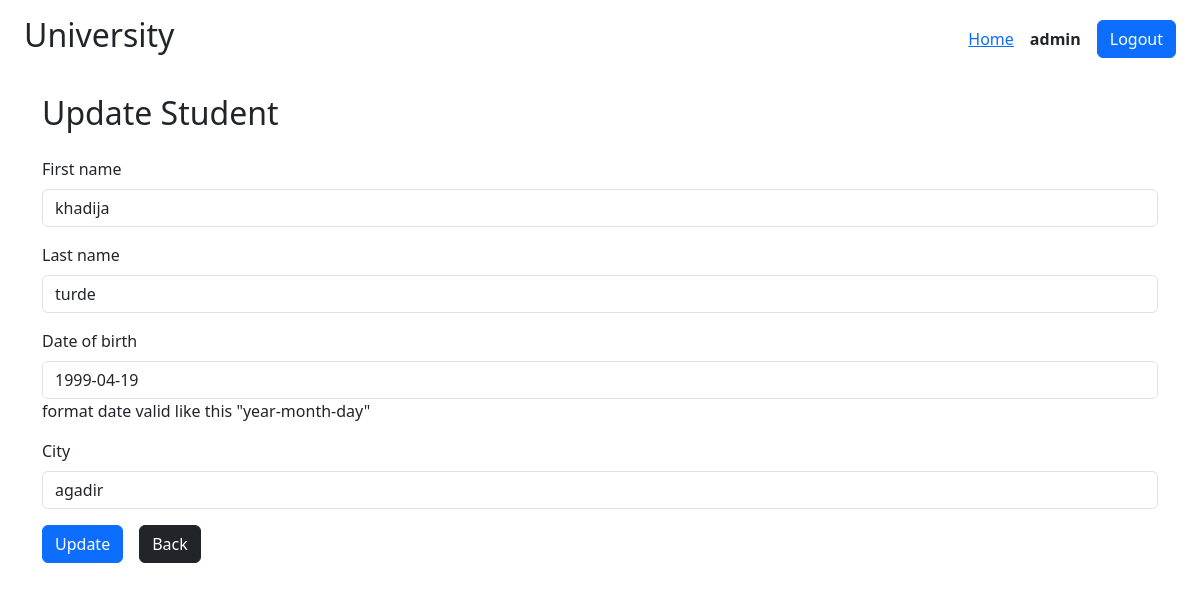
Page /students/update/3 (signed in) on the committed database.
### students/models.py (models this page shows)
class Student(models.Model):
    first_name = models.CharField(max_length=40)
    last_name = models.CharField(max_length=40)
    date_of_birth = models.DateField()
    age = models.IntegerField()
    city = models.CharField(max_length=60)
    country = models.CharField(max_length=10, default="morocco")

### students/views.py (the view)
# urls.py: path("update/<int:id>", views.update, name="students.update"),
def update(request: HttpRequest, id: int) -> HttpResponse:
    try:
        student = Student.objects.get(id=id)
    except Student.DoesNotExist:
        return HttpResponseRedirect(reverse("students.index"))
    if request.method == "POST":
        form = StudentForm(data=request.POST)
        if form.is_valid():
            student_age = datetime.now().year - form.cleaned_data["date_of_birth"].year
            student.first_name = form.cleaned_data["first_name"]
            student.last_name = form.cleaned_data["last_name"]
            student.date_of_birth = form.cleaned_data["date_of_birth"]
            student.age = student_age
            student.city = form.cleaned_data["city"]
            student.save()
            return HttpResponseRedirect(reverse("students.index"))
    else:
        form = StudentForm(instance=student)
    return render(request, "students/update.html", {"form": form})

### students/forms.py (shortened to what this page needs)
class StudentForm(forms.ModelForm):
    first_name = forms.CharField(
        min_length=3,
        max_length=30,
        widget=forms.TextInput(attrs={"class": "form-control"}),
    )
    last_name = forms.CharField(
        min_length=3,
        max_length=30,
        widget=forms.TextInput(attrs={"class": "form-control"}),
    )
    date_of_birth = forms.DateField(
        help_text='format date valid like this "year-month-day"',
        widget=forms.DateInput(attrs={"class": "form-control"}),
    )
    city = forms.CharField(
        min_length=3,
        max_length=40,
        widget=forms.TextInput(attrs={"class": "form-control"}),
    )
    class Meta:
        model = Student
        fields = ["first_name", "last_name", "date_of_birth", "city"]

### students/templates/students/update.html (shortened to what this page needs)
{% extends "base.html" %}
{% block body %}
<h2>Update Student</h2>
<form action="" method="post">
    {% for field in form %}
        <div class="mb-3">
            <label for="{{field.id_for_label}}" class='form-label'>{{field.label}}</label>
            {{field}}
            {% if field.help_text %}
                {{field.help_text}}
            {% endif %}
        </div>
        {% endfor %}
    <div class="d-flex align-items-center gap-3">
        <button type="submit" class="btn btn-primary">Update</button>
        <a href="{% url "students.index" %}" class='btn btn-dark'>Back</a>
    </div>
</form>
{% endblock body %}

### templates/base.html (shortened to what this page needs)
<!DOCTYPE html>
<html lang="en">
<head>
    {% load static %}
    <link rel="stylesheet" href="{% static "bootstrap.min.css" %}">
</head>
<body>
    <header class='px-4 py-3 d-flex justify-content-between align-items-center'>
        <h2>University</h2>
        <nav class='d-flex gap-3 align-items-center'>
            {% if user.is_authenticated %}
                <a href="{% url "students.index" %}">Home</a>
                <strong>{{user}}</strong>
                <form action="{% url "logout" %}" method="post">
                    <button type='submit' class='btn btn-primary'>Logout</button>
                </form>
                {% else %}
                <a href="{% url "register" %}">Regsiter</a>
                <a href="{% url "login" %}">Login</a>
            {% endif %}
        </nav>
    </header>
    <div class="container mt-3">
        {% block body %}{% endblock body %}
    </div>
</body>
</html>

### rows in the picture
Student: form "khadija" "turde" "1999-04-19" "agadir"

### other values in the picture
{{ user }} "admin"
{{ field.label }} "First name" "Last name" "Date of birth" "City"
{{ field.help_text }} "format date valid like this \"year-month-day\""
